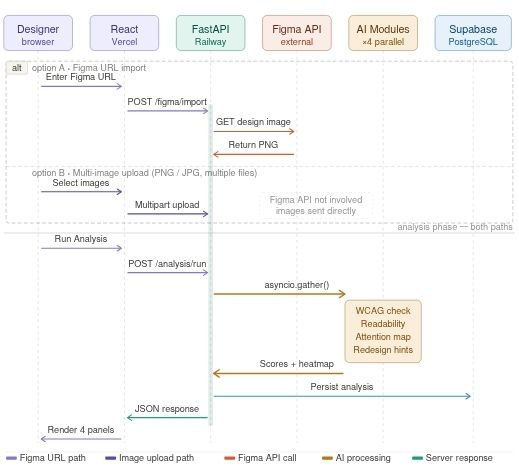
#> input picture uploads/0249c44a-67d8-428a-a925-cab3a064a366/original.jpg, 519 x 469 px
$ python -i wcag_analyzer.py   (imports and definitions only)   (older library calls are emulated)
#> lines starting #> are read from the running program, lines starting #| are printed output that depends on the picture
"""
Comprehensive WCAG 2.1 Accessibility Analyzer
Implements detailed checks for WCAG conformance levels A, AA, and AAA

Based on Web Content Accessibility Guidelines (WCAG) 2.1
https://www.w3.org/TR/WCAG21/
"""

from PIL import Image, ImageDraw, ImageFont
import numpy as np
from typing import Dict, List, Tuple
import colorsys
import cv2


class WCAGAnalyzer:
    """
    Comprehensive WCAG 2.1 Analyzer
    Covers all four POUR principles: Perceivable, Operable, Understandable, Robust
    """

    def __init__(self):
        # WCAG 2.1 Contrast Standards
        self.CONTRAST_AA_NORMAL = 4.5  # For normal text (<18pt or <14pt bold)
        self.CONTRAST_AA_LARGE = 3.0   # For large text (≥18pt or ≥14pt bold)
        self.CONTRAST_AAA_NORMAL = 7.0  # Enhanced contrast
        self.CONTRAST_AAA_LARGE = 4.5   # Enhanced contrast for large text

        # Size Standards
        self.MIN_FONT_SIZE = 12  # pixels
        self.MIN_TOUCH_TARGET = 44  # pixels (WCAG 2.5.5)
        self.MIN_SPACING = 8  # pixels between interactive elements

        # Color Standards
        self.MIN_COLOR_DIFFERENCE = 500  # Color difference threshold

    def analyze_design(self, image_path: str) -> Dict:
        """
        Perform comprehensive WCAG 2.1 analysis
        Returns detailed report with conformance levels
        """
        image = Image.open(image_path).convert('RGB')
#> image is the input picture: PIL image 519x469 RGB; mean R, G, B 247.9, 247.7, 247.1
        image_array = np.array(image)

        # Run all WCAG checks
        issues = []

        # 1. Perceivable Checks
        perceivable_issues = self._check_perceivable(image, image_array)
        issues.extend(perceivable_issues)

        # 2. Operable Checks
        operable_issues = self._check_operable(image, image_array)
        issues.extend(operable_issues)

        # 3. Understandable Checks
        understandable_issues = self._check_understandable(image, image_array)
        issues.extend(understandable_issues)

        # 4. Robust Checks (limited for visual analysis)
        robust_issues = self._check_robust(image, image_array)
        issues.extend(robust_issues)

        # Calculate conformance levels
        conformance = self._calculate_conformance(issues)

        # Calculate score
        score = self._calculate_score(issues, conformance)

        # Generate detailed recommendations
        recommendations = self._generate_wcag_recommendations(issues, conformance)

        # Create annotated image
        annotated_image = self._create_annotated_image(image, issues)

        return {
            "score": score,
            "conformance_level": conformance["level"],
            "conformance_details": conformance,
            "issues": issues,
            "issue_count": {
                "critical": len([i for i in issues if i["severity"] == "critical"]),
                "high": len([i for i in issues if i["severity"] == "high"]),
                "medium": len([i for i in issues if i["severity"] == "medium"]),
                "low": len([i for i in issues if i["severity"] == "low"])
            },
            "recommendations": recommendations,
            "wcag_criteria_status": self._get_criteria_status(issues),
            "annotated_image": annotated_image
        }

    def _check_perceivable(self, image: Image.Image, image_array: np.ndarray) -> List[Dict]:
        """
        Principle 1: Perceivable
        Information and user interface components must be presentable to users
        """
        issues = []

        # 1.1 Text Alternatives
        # Check if there are sufficient visual cues
        issues.extend(self._check_text_alternatives(image_array))

        # 1.3 Adaptable
        # Check visual structure and hierarchy
        issues.extend(self._check_structure(image_array))

        # 1.4 Distinguishable (Color Contrast)
        issues.extend(self._check_color_contrast_comprehensive(image_array))

        # 1.4.3 Contrast (Minimum) - AA
        issues.extend(self._check_contrast_minimum_aa(image_array))

        # 1.4.6 Contrast (Enhanced) - AAA
        issues.extend(self._check_contrast_enhanced_aaa(image_array))

        # 1.4.11 Non-text Contrast - AA (Level AA, added in 2.1)
        issues.extend(self._check_non_text_contrast(image_array))

        return issues

    def _check_operable(self, image: Image.Image, image_array: np.ndarray) -> List[Dict]:
        """
        Principle 2: Operable
        User interface components and navigation must be operable
        """
        issues = []

        # 2.1 Keyboard Accessible
        # Visual check for interactive elements
        issues.extend(self._check_interactive_elements(image, image_array))

        # 2.4 Navigable
        # Check focus indicators and visual hierarchy
        issues.extend(self._check_focus_indicators(image_array))

        # 2.5 Input Modalities (WCAG 2.1)
        # 2.5.5 Target Size
        issues.extend(self._check_target_sizes(image_array))

        # 2.5.8 Target Size (Minimum) - AA (WCAG 2.2)
        issues.extend(self._check_minimum_target_size(image_array))

        return issues

    def _check_understandable(self, image: Image.Image, image_array: np.ndarray) -> List[Dict]:
        """
        Principle 3: Understandable
        Information and the operation of user interface must be understandable
        """
        issues = []

        # 3.2 Predictable
        # Check for consistent design patterns
        issues.extend(self._check_consistency(image_array))

        # 3.3 Input Assistance
        # Check for visual error indicators and help text
        issues.extend(self._check_visual_feedback(image_array))

        return issues

    def _check_robust(self, image: Image.Image, image_array: np.ndarray) -> List[Dict]:
        """
        Principle 4: Robust
        Content must be robust enough to be interpreted reliably
        """
        issues = []

        # Visual quality checks
        issues.extend(self._check_image_quality(image, image_array))

        return issues

    # ==================== Detailed Check Methods ====================

    def _check_text_alternatives(self, image_array: np.ndarray) -> List[Dict]:
        """WCAG 1.1.1 Non-text Content"""
        issues = []

        # Detect if image contains primarily visual content without text
        gray = cv2.cvtColor(image_array, cv2.COLOR_RGB2GRAY)
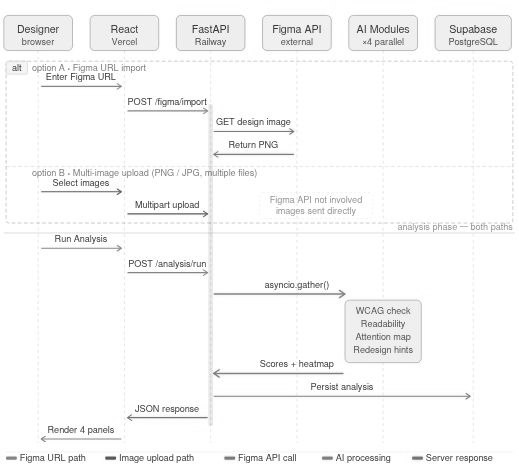
#> gray: shape (469, 519); min 42, max 255, mean 247.7
        edges = cv2.Canny(gray, 50, 150)
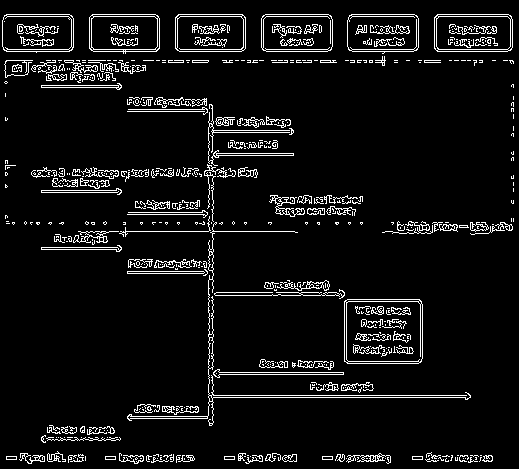
#> edges: shape (469, 519); 6.8% white in thin lines or dots
        edge_ratio = np.sum(edges > 0) / edges.size
#> edge_ratio = 0.0677

        if edge_ratio > 0.3:  # High edge density suggests complex visuals
            issues.append({
                "wcag_criterion": "1.1.1",
                "wcag_level": "A",
                "type": "Text Alternatives",
                "severity": "medium",
                "description": "Design contains complex visual elements. Ensure all meaningful images have text alternatives.",
                "recommendation": "Add descriptive alt text for all non-decorative images"
            })

        return issues

    def _check_structure(self, image_array: np.ndarray) -> List[Dict]:
        """WCAG 1.3.1 Info and Relationships"""
        issues = []

        # Analyze layout structure using edge detection
        gray = cv2.cvtColor(image_array, cv2.COLOR_RGB2GRAY)

        # Detect horizontal lines (potential separators)
        horizontal_kernel = cv2.getStructuringElement(cv2.MORPH_RECT, (40, 1))
        horizontal_lines = cv2.morphologyEx(gray, cv2.MORPH_OPEN, horizontal_kernel)
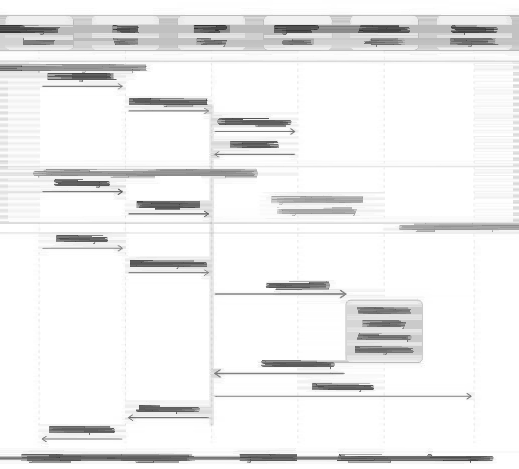
#> horizontal_lines: shape (469, 519); min 42, max 255, mean 238.4

        # Check for clear visual hierarchy
        if np.sum(horizontal_lines > 0) < 100:
            issues.append({
                "wcag_criterion": "1.3.1",
                "wcag_level": "A",
                "type": "Visual Structure",
                "severity": "low",
                "description": "Limited visual structure detected. Consider using clear sections and headings.",
                "recommendation": "Use visual separators and whitespace to create clear content hierarchy"
            })

        return issues

    def _check_color_contrast_comprehensive(self, image_array: np.ndarray) -> List[Dict]:
        """Comprehensive color contrast analysis"""
        issues = []
        height, width = image_array.shape[:2]

        # Sample multiple regions for contrast analysis
        sample_points = 30
        low_contrast_count = 0

        for _ in range(sample_points):
            x = np.random.randint(10, width - 60)
            y = np.random.randint(10, height - 60)

            # Get a small region
            region = image_array[y:y+50, x:x+50]

            # Find foreground and background colors
            colors = region.reshape(-1, 3)
            unique_colors = np.unique(colors, axis=0)

            if len(unique_colors) >= 2:
                # Calculate luminance for all unique colors
                luminances = [self._relative_luminance(c) for c in unique_colors]

                # Find highest and lowest luminance
                max_lum_idx = np.argmax(luminances)
                min_lum_idx = np.argmin(luminances)

                bg_color = unique_colors[max_lum_idx]
                fg_color = unique_colors[min_lum_idx]

                contrast = self._contrast_ratio(fg_color, bg_color)

                if contrast < self.CONTRAST_AA_NORMAL:
                    low_contrast_count += 1
#> this loop made 30 passes
#> (luminances, max_lum_idx, min_lum_idx, fg_color, contrast) on pass 7: ([0.981, 0.982, 0.99, 0.991, 0.992, 0.999, 1], 6, 0, [253, 253, 251], 1.02)
#> pass 1, in _check_color_contrast_comprehensive, `region = image_array[y:y+50, x:x+50]`:
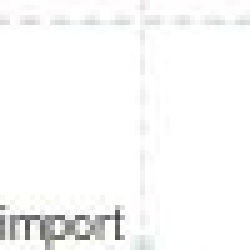
#> region: shape (50, 50, 3) (shown 5 times larger); mean R, G, B 249.3, 249.3, 249.2

        # If more than 30% of samples have low contrast
        if low_contrast_count > sample_points * 0.3:
            issues.append({
                "wcag_criterion": "1.4.3",
                "wcag_level": "AA",
                "type": "Low Color Contrast",
                "severity": "high",
                "description": f"{low_contrast_count} out of {sample_points} sampled regions have insufficient contrast",
                "recommendation": "Increase color contrast to meet WCAG AA standards (4.5:1 for normal text)"
            })

        return issues

    def _check_contrast_minimum_aa(self, image_array: np.ndarray) -> List[Dict]:
        """WCAG 1.4.3 Contrast (Minimum) - Level AA"""
        issues = []

        # Get dominant color pairs
        color_pairs = self._extract_color_pairs(image_array)
#> the loop in _extract_color_pairs, `for _ in range(num_samples):` made 25 passes
#> pass 3, in _extract_color_pairs, `region = image_array[y:y+50, x:x+50]`:
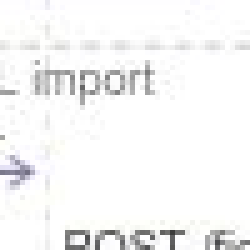
#> region: shape (50, 50, 3) (shown 5 times larger); mean R, G, B 246, 245.9, 246

        failing_pairs = []
        for fg, bg, location in color_pairs:
            contrast = self._contrast_ratio(fg, bg)

            if contrast < self.CONTRAST_AA_NORMAL:
                failing_pairs.append({
                    "foreground": fg.tolist(),
                    "background": bg.tolist(),
                    "contrast_ratio": round(contrast, 2),
                    "required": self.CONTRAST_AA_NORMAL,
                    "location": location
                })
#> this loop made 23 passes
#> (fg, location) on passes 1 to 8: ([81, 81, 81], (254, 283)), ([234, 234, 234], (345, 398)), ([59, 59, 57], (115, 52)), ([64, 97, 116], (452, 41)), ([111, 90, 59], (386, 267)), ([252, 252, 252], (331, 67)), ([76, 76, 76], (301, 368)), ([255, 254, 255], (129, 277))

        if failing_pairs:
            issues.append({
                "wcag_criterion": "1.4.3",
                "wcag_level": "AA",
                "type": "Contrast Minimum Failure",
                "severity": "high",
                "description": f"Found {len(failing_pairs)} color combinations below AA standard",
                "details": failing_pairs[:5],  # Show first 5
                "recommendation": "Adjust colors to achieve minimum 4.5:1 contrast ratio"
            })

        return issues

    def _check_contrast_enhanced_aaa(self, image_array: np.ndarray) -> List[Dict]:
        """WCAG 1.4.6 Contrast (Enhanced) - Level AAA"""
        issues = []

        color_pairs = self._extract_color_pairs(image_array)
#> the loop in _extract_color_pairs (call 2), `for _ in range(num_samples):` made 25 passes
#> pass 1, in _extract_color_pairs (call 2), `region = image_array[y:y+50, x:x+50]`:
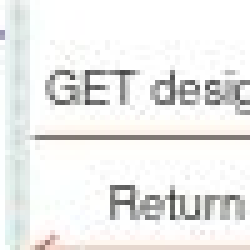
#> region: shape (50, 50, 3) (shown 5 times larger); mean R, G, B 236.9, 236.9, 235.5
#> pass 2, in _extract_color_pairs (call 2), `region = image_array[y:y+50, x:x+50]`:
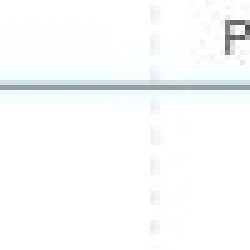
#> region: shape (50, 50, 3) (shown 5 times larger); mean R, G, B 249.3, 250.9, 251.1

        failing_pairs = 0
        for fg, bg, _ in color_pairs:
            contrast = self._contrast_ratio(fg, bg)
            if contrast < self.CONTRAST_AAA_NORMAL:
                failing_pairs += 1
#> this loop made 22 passes
#> fg on passes 1 to 8: [61, 60, 56], [73, 78, 74], [207, 216, 213], [238, 238, 238], [234, 234, 234], [59, 59, 57], [147, 147, 147], [89, 64, 34]

        if failing_pairs > 0:
            issues.append({
                "wcag_criterion": "1.4.6",
                "wcag_level": "AAA",
                "type": "Enhanced Contrast",
                "severity": "low",
                "description": f"{failing_pairs} color combinations don't meet AAA enhanced contrast",
                "recommendation": "For AAA compliance, achieve 7:1 contrast ratio for normal text"
            })

        return issues

    def _check_non_text_contrast(self, image_array: np.ndarray) -> List[Dict]:
        """WCAG 1.4.11 Non-text Contrast - Level AA (WCAG 2.1)"""
        issues = []

        # Detect UI components (buttons, borders, icons)
        # Using edge detection as proxy for UI elements
        gray = cv2.cvtColor(image_array, cv2.COLOR_RGB2GRAY)
        edges = cv2.Canny(gray, 100, 200)
#> edges: shape (469, 519); 5.9% white in thin lines or dots
#> (the rest of the program and of its run is left out)
